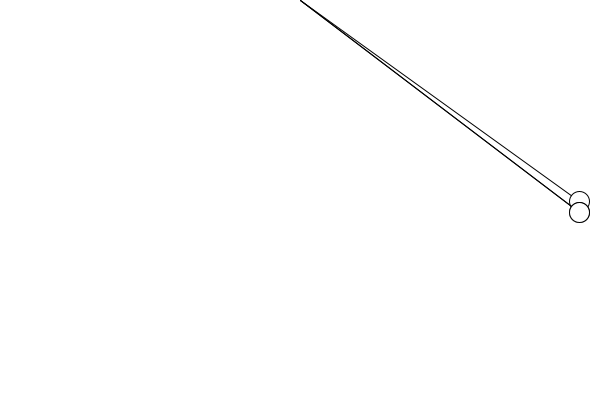
Frame 1 (no input)
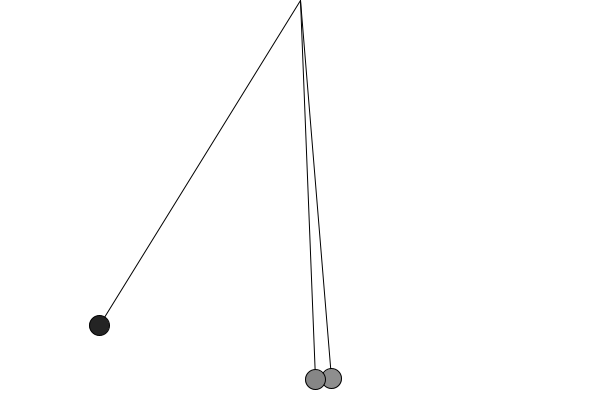
Frame 60 (the mouse pressed at the canvas centre just before this capture)
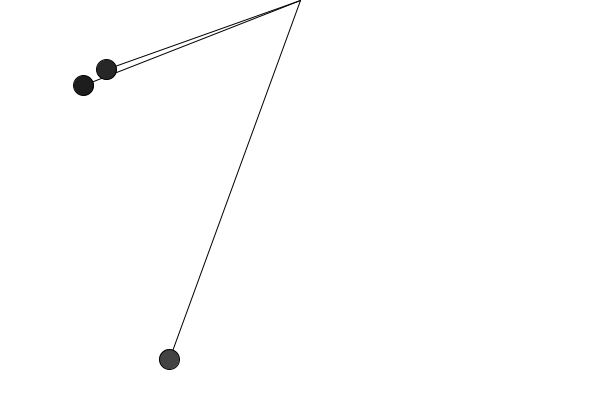
Frame 120 (the mouse held since frame 60 and released just before this capture)

The Processing sketch that drew these frames (run headless with seeded random() and noise(); from frame 60 on, the mouse is pressed at the canvas centre):

// Processing sketch: Pendulum
// ── Pendulum.pde

Oscillator[] pendulum;

void setup (){
  size(600,400);
  pendulum = new Oscillator[3];
  PVector aVel = new PVector(0.01,0.01);
  PVector aVel_ = aVel.copy();
  PVector amplitude = new PVector(80.0,80.0);
  PVector amplitude_ = amplitude.copy();
  
  //double-check this part, initialization is not quite right
  for (int i=0; i < pendulum.length;i++){
    pendulum[i] = new Oscillator(aVel.add(new PVector (i*0.02,i*0.02)), 
    amplitude.add(new PVector(i*width/10,i*height/10)));
    //println(i*0.1);
    println("aVel: ", aVel);
    println("amplitude: ",amplitude);
    //reset vectors
    aVel = aVel_;
    amplitude = amplitude_;
  }
}

void draw(){
  background(255);
  for (int i=0; i < pendulum.length;i++){
    //println("pend#" +i+ ": " + pendulum[i].aVel + "(vel) // " + pendulum[i].amplitude + "(amplitude)" );
    pendulum[i].update();
    pendulum[i].display();
  }
  
}
  

// ── Oscillator.pde
class Oscillator {
  PVector angle;
  PVector aVel;
  PVector amplitude;
  PVector position;
  PVector aAccel;
  int c;
  
  Oscillator(PVector aVel, PVector amplitude) {
    angle = new PVector(0,0);
    //aVel = new PVector(random(-0.1,0.1),random(-0.1,0.1));
    //amplitude = new PVector(random(width-50),random(height-50));
    this.aVel = aVel;
    this.amplitude = amplitude;
    position =  new PVector(0,0);
    aAccel = new PVector(0.001,0.001);
  }
  
  void update(){
    angle.add(aVel);
    aVel.add(aAccel);
    aVel.x = constrain(aVel.x,-0.5,0.5);
    aVel.y = constrain(aVel.y,-0.5,0.5);
    
    position.x = cos(angle.x)*amplitude.x;
    position.y = sin(angle.y)*amplitude.y;
    
    c = int(map(position.x, -amplitude.x, amplitude.x, 0, 255));
    
    position.x = map(position.x,-amplitude.x,amplitude.x,-width/2+20,width/2-20);
    position.y = map(position.y,-amplitude.y,amplitude.y,20,height-20);
   
  }
  
  void display() {    
    pushMatrix();
    ellipseMode(CENTER);
    stroke(0);
    fill(c);
    //println(c);
    translate(width/2,0);
    line(0,0,position.x,position.y);
    ellipse(position.x,position.y,20,20);
    popMatrix();
    
  }
}
